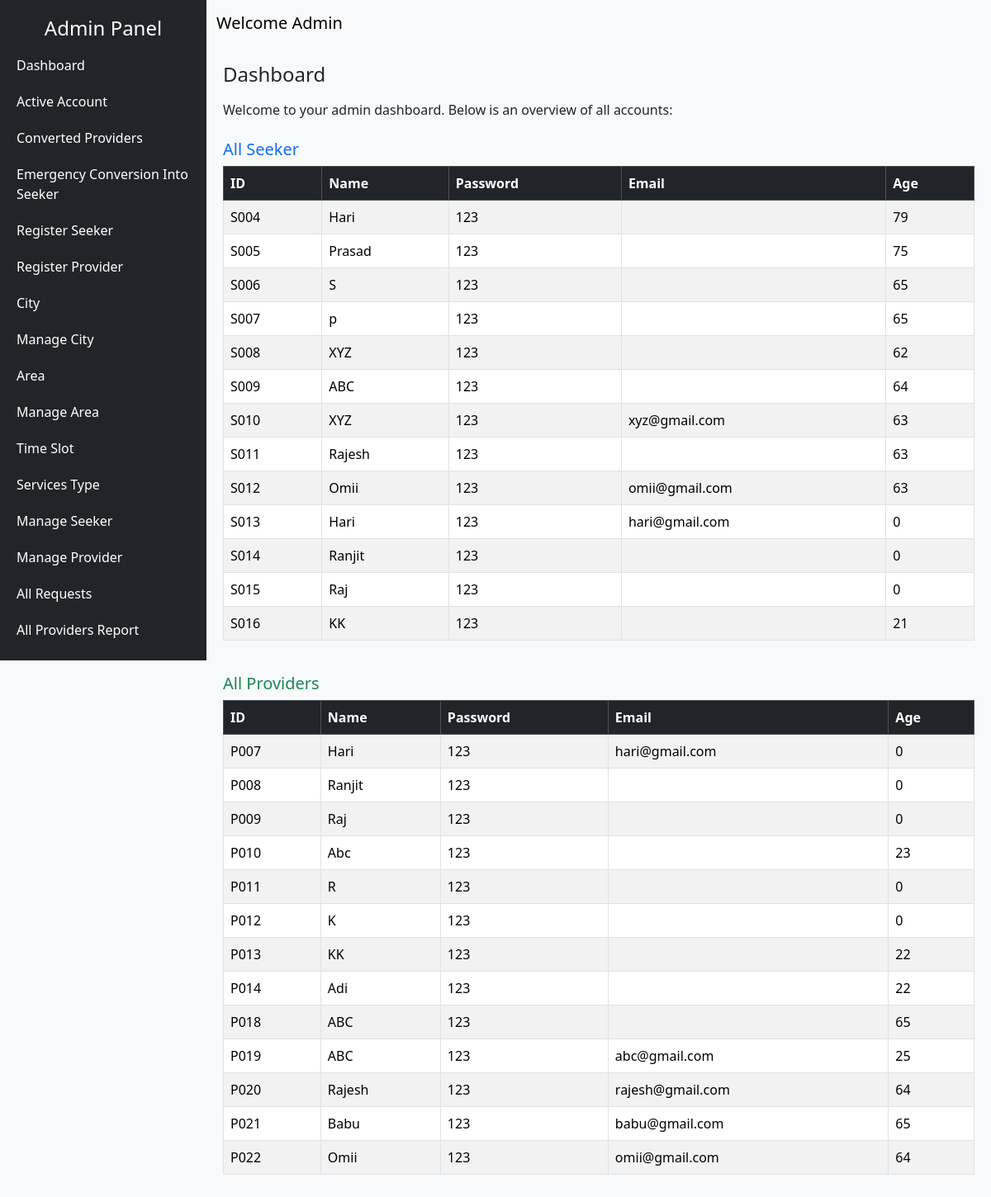
The page /admin_dashboard.php on the database its author committed.
### tables this page shows
CREATE TABLE `sickers` (
  `id` int(11) NOT NULL,
  `sicker_id` varchar(10) NOT NULL,
  `sicker_name` varchar(100) NOT NULL,
  `dob` date DEFAULT NULL,
  `sicker_age` int(3) NOT NULL,
  `sicker_gender` enum('Male','Female') NOT NULL,
  `sicker_mobile` varchar(10) NOT NULL,
  `city` varchar(100) NOT NULL,
  `area` varchar(100) NOT NULL,
  `request_date` date DEFAULT curdate(),
  `password` varchar(255) NOT NULL,
  `image` varchar(255) DEFAULT NULL,
  `aadhar_doc` varchar(255) DEFAULT NULL,
  `status` enum('pending','active','inactive') NOT NULL DEFAULT 'pending',
  `email` varchar(255) DEFAULT NULL
);

CREATE TABLE `providers` (
  `provider_id` varchar(10) NOT NULL,
  `provider_name` varchar(100) DEFAULT NULL,
  `provider_dob` date DEFAULT NULL,
  `provider_gender` varchar(10) DEFAULT NULL,
  `provider_mobile` varchar(15) DEFAULT NULL,
  `city` varchar(50) DEFAULT NULL,
  `area` varchar(50) DEFAULT NULL,
  `date` date DEFAULT curdate(),
  `password` varchar(255) DEFAULT NULL,
  `image` varchar(255) DEFAULT NULL,
  `aadhar_doc` varchar(255) DEFAULT NULL,
  `status` enum('pending','active','inactive','converted') NOT NULL DEFAULT 'pending',
  `converted` tinyint(1) DEFAULT 0,
  `email` varchar(255) DEFAULT NULL
);

### admin_dashboard.php (the view, shortened to what this page needs)
<?php
require 'db.php';
?>
<!DOCTYPE html>
<html lang="en">
<head>
  <link href="https://cdn.jsdelivr.net/npm/bootstrap@5.3.2/dist/css/bootstrap.min.css" rel="stylesheet">
  <link href="https://cdn.jsdelivr.net/npm/bootstrap-icons/font/bootstrap-icons.css" rel="stylesheet">
</head>
<body>
<div class="sidebar" id="sidebarMenu">
  <h4 class="text-center text-white">Admin Panel</h4>
</div>
<nav class="navbar navbar-expand-lg navbar-light bg-light">
  <div class="container-fluid">
    <span class="navbar-brand">Welcome <?php echo htmlspecialchars($_SESSION['admin_name'] ?? ''); ?></span>
  </div>
</nav>
<div class="main-content">
  <div id="dashboardSection">
  <h4 class="mb-3">Dashboard</h4>
  <p>Welcome to your admin dashboard. Below is an overview of all accounts:</p>
  <h5 class="text-primary mt-4">All Seeker</h5>
  <div class="table-responsive mb-4">
    <table class="table table-bordered table-striped align-middle">
      <thead class="table-dark">
        <tr>
          <th>ID</th>
          <th>Name</th>
          <th>Password</th>
          <th>Email</th>
          <th>Age</th>
        </tr>
      </thead>
      <tbody>
        <?php
        $sickerResult = $conn->query("SELECT sicker_id, sicker_name, password, sicker_age ,email FROM sickers ORDER BY sicker_id ASC");
        if ($sickerResult->num_rows > 0) {
          while($row = $sickerResult->fetch_assoc()){
            echo "<tr>
                    <td>{$row['sicker_id']}</td>
                    <td>".htmlspecialchars($row['sicker_name'])."</td>
                    <td>".htmlspecialchars($row['password'])."</td>
                    <td>".htmlspecialchars($row['email'])."</td>
                    <td>".htmlspecialchars($row['sicker_age'])."</td>
                  </tr>";
          }
        } else {
          echo "<tr><td colspan='4' class='text-center'>No Sickers found</td></tr>";
        }
        ?>
      </tbody>
    </table>
  </div>
  <h5 class="text-success mt-4">All Providers</h5>
  <div class="table-responsive">
    <table class="table table-bordered table-striped align-middle">
      <thead class="table-dark">
        <tr>
          <th>ID</th>
          <th>Name</th>
          <th>Password</th>
          <th>Email</th>
          <th>Age</th>
        </tr>
      </thead>
      <tbody>
<?php
$providerResult = $conn->query("SELECT provider_id, provider_name, password, provider_dob, email FROM providers ORDER BY provider_id ASC");
if ($providerResult->num_rows > 0) {
  while($row = $providerResult->fetch_assoc()){
    $dob = new DateTime($row['provider_dob']);
    $today = new DateTime('today');
    $age = $dob->diff($today)->y;
    echo "<tr>
            <td>{$row['provider_id']}</td>
            <td>".htmlspecialchars($row['provider_name'])."</td>
            <td>".htmlspecialchars($row['password'])."</td>
            <td>".htmlspecialchars($row['email'])."</td>
            <td>{$age} </td>
          </tr>";
  }
} else {
  echo "<tr><td colspan='4' class='text-center'>No Providers found</td></tr>";
}
?>
</tbody>
    </table>
  </div>
</div>
</div>
<div class="frame-wrap">
</div>
</body>
</html>

### admin_dashboard.php (style rules this page uses)
:root { --sidebar-width: 250px; --navbar-height: 56px; }
body { min-height: 100vh; background-color: #f8f9fa; margin: 0; }
.sidebar { position: fixed; inset: 0 auto 0 0; width: var(--sidebar-width); height: 100vh; background-color: #212529; padding-top: 20px; overflow-y: auto; }
.navbar { margin-left: var(--sidebar-width); height: var(--navbar-height); }
.main-content { margin-left: var(--sidebar-width); padding:20px; }
.frame-wrap { position: fixed; left:var(--sidebar-width); right:0; top:var(--navbar-height); bottom:0; padding:20px; overflow:hidden; }

### rows shown on the page
sickers: sicker "S004", sicker_name "Hari", password "123", sicker_age "79"
sickers: sicker "S005", sicker_name "Prasad", password "123", sicker_age "75"
sickers: sicker "S006", sicker_name "S", password "123", sicker_age "65"
sickers: sicker "S007", sicker_name "p", password "123", sicker_age "65"
sickers: sicker "S008", sicker_name "XYZ", password "123", sicker_age "62"
sickers: sicker "S009", sicker_name "ABC", password "123", sicker_age "64"
sickers: sicker "S010", sicker_name "XYZ", password "123", email "xyz@gmail.com", sicker_age "63"
sickers: sicker "S011", sicker_name "Rajesh", password "123", sicker_age "63"
sickers: sicker "S012", sicker_name "Omii", password "123", email "omii@gmail.com", sicker_age "63"
sickers: sicker "S013", sicker_name "Hari", password "123", email "hari@gmail.com", sicker_age "0"
sickers: sicker "S014", sicker_name "Ranjit", password "123", sicker_age "0"
sickers: sicker "S015", sicker_name "Raj", password "123", sicker_age "0"
sickers: sicker "S016", sicker_name "KK", password "123", sicker_age "21"
providers: provider_id "P007", provider_name "Hari", password "123", email "hari@gmail.com", provider_dob "0"
providers: provider_id "P008", provider_name "Ranjit", password "123", provider_dob "0"
providers: provider_id "P009", provider_name "Raj", password "123", provider_dob "0"
providers: provider_id "P010", provider_name "Abc", password "123", provider_dob "23"
providers: provider_id "P011", provider_name "R", password "123", provider_dob "0"
providers: provider_id "P012", provider_name "K", password "123", provider_dob "0"
providers: provider_id "P013", provider_name "KK", password "123", provider_dob "22"
providers: provider_id "P014", provider_name "Adi", password "123", provider_dob "22"
providers: provider_id "P018", provider_name "ABC", password "123", provider_dob "65"
providers: provider_id "P019", provider_name "ABC", password "123", email "abc@gmail.com", provider_dob "25"
providers: provider_id "P020", provider_name "Rajesh", password "123", email "rajesh@gmail.com", provider_dob "64"
providers: provider_id "P021", provider_name "Babu", password "123", email "babu@gmail.com", provider_dob "65"
providers: provider_id "P022", provider_name "Omii", password "123", email "omii@gmail.com", provider_dob "64"

### other values the page prints
$_SESSION['admin_name'] "Admin"
